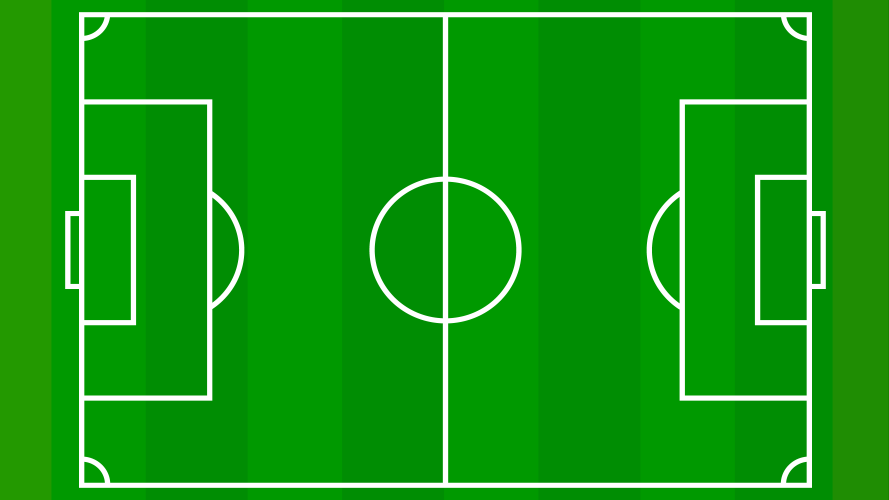
#> input picture tp5/animations/assets/field.png, 2667 x 1500 px (shown at 1/3 size)
$ python pdf_video.py
#> lines starting #> are read from the running program, lines starting #| are printed output that depends on the picture
### tp5/animations/lib/video/builder.py
import os
from typing import Callable, Any

import cv2
import numpy as np
from numpy import ndarray
from dotenv import load_dotenv

DEFAULT_VIDEO_WIDTH = 1280
DEFAULT_VIDEO_HEIGHT = 720
DEFAULT_VIDEO_FPS = 60

env_path = os.path.join(os.path.dirname(__file__), '..', '..', '.env')
load_dotenv(dotenv_path=env_path)
codec = os.getenv('RENDER_CODEC', 'mp4v')

class VideoBuilder:
    def __init__(self, output_path: str, name: str):
        self.width: int = DEFAULT_VIDEO_WIDTH
        self.height: int = DEFAULT_VIDEO_HEIGHT
        self.fps: int = DEFAULT_VIDEO_FPS
        self.current_frame: ndarray = ndarray([])
        self.frames: ndarray = ndarray([])
        self.out = cv2.VideoWriter(
            os.path.join(output_path, name),
            cv2.VideoWriter.fourcc(*codec),
            self.fps,
            (self.width, self.height)
        )

    def set_fps(self, fps: int):
        self.fps = fps
        return self

    def set_width(self, width: int):
        self.width = width
        return self

    def set_height(self, height: int):
        self.height = height
        return self

    def create_frame(self):
        self.current_frame = np.zeros((self.height, self.width, 3), np.uint8)
        return self

    def draw_frame(self, draw_func: Callable[[ndarray], Any]):
        draw_func(self.current_frame)
        return self

    # [4 lines left out: function push_frame, not called in this run]

    def render(self) -> None:
        self.out.release()
        cv2.destroyAllWindows()

### tp5/animations/videos/pdf_video.py
import colorsys
from typing import Sequence

import cv2
import numpy as np
import pandas as pd
from pandas import DataFrame

from lib.video.builder import VideoBuilder

video_name = "default.mp4"
video_width = 1280
video_height = 720

show_numbers = False

COLORS = {
    'red': (20, 20, 223),
    'blue': (223, 135, 20),
    'green': (20, 223, 20),
    'yellow': (20, 121, 223)
}
PLAYERS = {'home':[5,10],'away':[15]}


# [44 lines left out: functions is_number, draw_particles, not called in this run]


def render():
    video_builder = VideoBuilder("", video_name).set_width(video_width).set_height(video_height)

    # Load the field image and resize it to match the video dimensions
    field_image = cv2.imread('../assets/field.png')
#> field_image is the input picture: shape (1500, 2667, 3); mean B, G, R 17.9, 153.7, 20.4
    field_image = cv2.resize(field_image, (video_width, video_height))
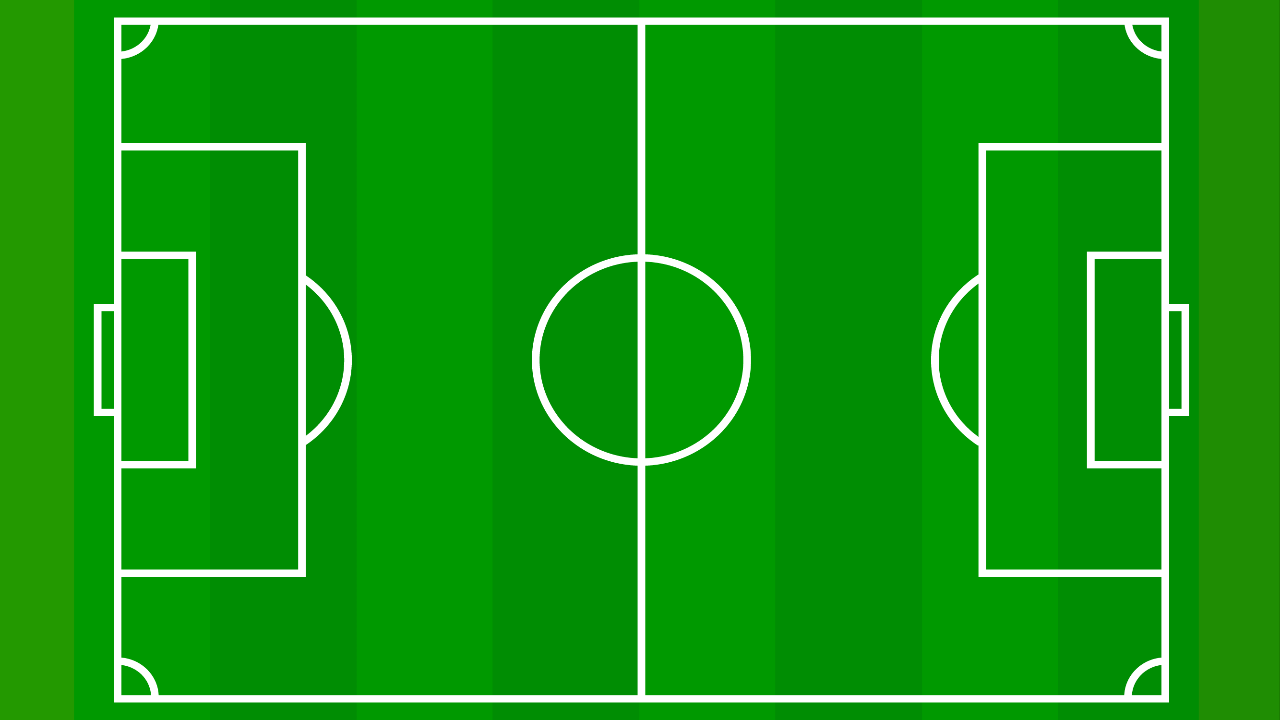
#> field_image: shape (720, 1280, 3); mean B, G, R 17.8, 153.7, 20.4

    darkening_factor = 0.5

    field_image = (field_image * darkening_factor).astype(np.uint8)
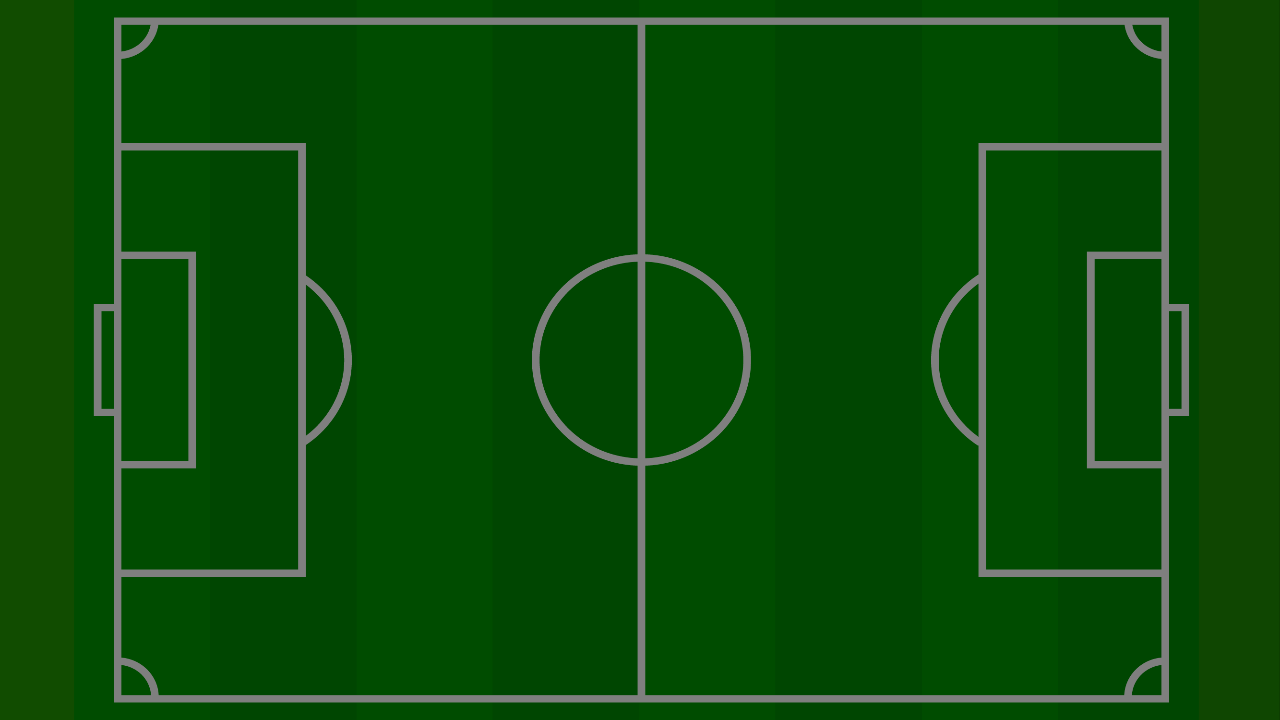
#> field_image: shape (720, 1280, 3); mean B, G, R 8.6, 76.4, 10.1

    simulation_file = '../../output/futball-vd3.00-tau0.50.csv'
#> (the run stopped early here; a loop or call above may not have finished)
